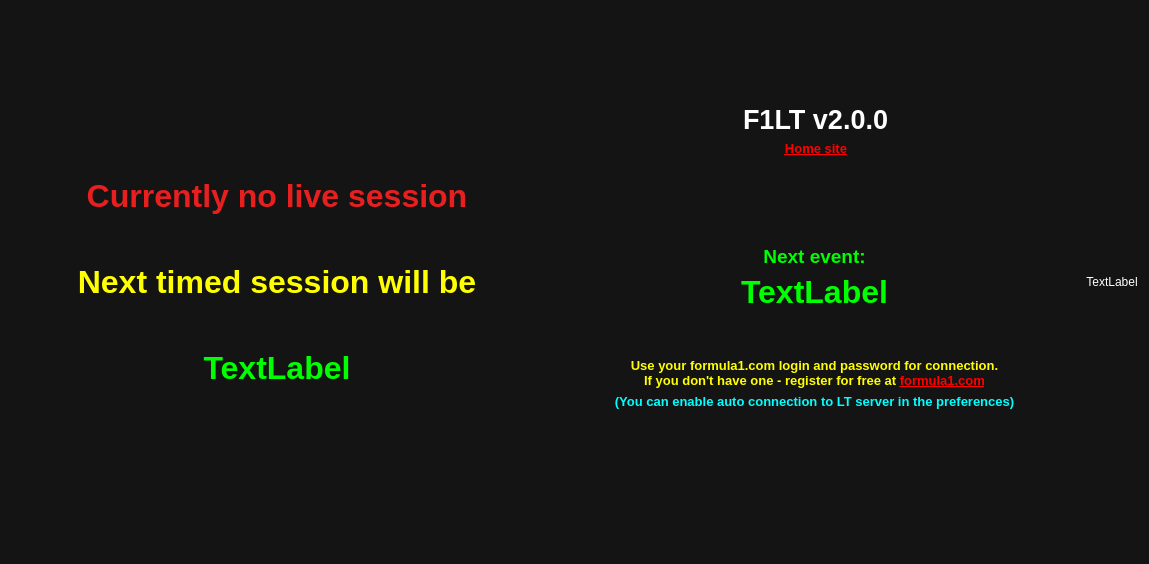
<?xml version="1.0" encoding="UTF-8"?>
<ui version="4.0">
 <class>NoSessionBoardWidgetClass</class>
 <widget class="QWidget" name="NoSessionBoardWidgetClass">
  <property name="geometry">
   <rect>
    <x>0</x>
    <y>0</y>
    <width>1149</width>
    <height>564</height>
   </rect>
  </property>
  <property name="palette">
   <palette>
    <active>
     <colorrole role="WindowText">
      <brush brushstyle="SolidPattern">
       <color alpha="255">
        <red>255</red>
        <green>255</green>
        <blue>255</blue>
       </color>
      </brush>
     </colorrole>
     <colorrole role="Button">
      <brush brushstyle="SolidPattern">
       <color alpha="255">
        <red>20</red>
        <green>20</green>
        <blue>20</blue>
       </color>
      </brush>
     </colorrole>
     <colorrole role="Light">
      <brush brushstyle="SolidPattern">
       <color alpha="255">
        <red>30</red>
        <green>30</green>
        <blue>30</blue>
       </color>
      </brush>
     </colorrole>
     <colorrole role="Midlight">
      <brush brushstyle="SolidPattern">
       <color alpha="255">
        <red>25</red>
        <green>25</green>
        <blue>25</blue>
       </color>
      </brush>
     </colorrole>
     <colorrole role="Dark">
      <brush brushstyle="SolidPattern">
       <color alpha="255">
        <red>10</red>
        <green>10</green>
        <blue>10</blue>
       </color>
      </brush>
     </colorrole>
     <colorrole role="Mid">
      <brush brushstyle="SolidPattern">
       <color alpha="255">
        <red>13</red>
        <green>13</green>
        <blue>13</blue>
       </color>
      </brush>
     </colorrole>
     <colorrole role="Text">
      <brush brushstyle="SolidPattern">
       <color alpha="255">
        <red>255</red>
        <green>255</green>
        <blue>255</blue>
       </color>
      </brush>
     </colorrole>
     <colorrole role="BrightText">
      <brush brushstyle="SolidPattern">
       <color alpha="255">
        <red>255</red>
        <green>255</green>
        <blue>255</blue>
       </color>
      </brush>
     </colorrole>
     <colorrole role="ButtonText">
      <brush brushstyle="SolidPattern">
       <color alpha="255">
        <red>255</red>
        <green>255</green>
        <blue>255</blue>
       </color>
      </brush>
     </colorrole>
     <colorrole role="Base">
      <brush brushstyle="SolidPattern">
       <color alpha="255">
        <red>0</red>
        <green>0</green>
        <blue>0</blue>
       </color>
      </brush>
     </colorrole>
     <colorrole role="Window">
      <brush brushstyle="SolidPattern">
       <color alpha="255">
        <red>20</red>
        <green>20</green>
        <blue>20</blue>
       </color>
      </brush>
     </colorrole>
     <colorrole role="Shadow">
      <brush brushstyle="SolidPattern">
       <color alpha="255">
        <red>0</red>
        <green>0</green>
        <blue>0</blue>
       </color>
      </brush>
     </colorrole>
     <colorrole role="AlternateBase">
      <brush brushstyle="SolidPattern">
       <color alpha="255">
        <red>10</red>
        <green>10</green>
        <blue>10</blue>
       </color>
      </brush>
     </colorrole>
     <colorrole role="ToolTipBase">
      <brush brushstyle="SolidPattern">
       <color alpha="255">
        <red>255</red>
        <green>255</green>
        <blue>220</blue>
       </color>
      </brush>
     </colorrole>
     <colorrole role="ToolTipText">
      <brush brushstyle="SolidPattern">
       <color alpha="255">
        <red>0</red>
        <green>0</green>
        <blue>0</blue>
       </color>
      </brush>
     </colorrole>
    </active>
    <inactive>
     <colorrole role="WindowText">
      <brush brushstyle="SolidPattern">
       <color alpha="255">
        <red>255</red>
        <green>255</green>
        <blue>255</blue>
       </color>
      </brush>
     </colorrole>
     <colorrole role="Button">
      <brush brushstyle="SolidPattern">
       <color alpha="255">
        <red>20</red>
        <green>20</green>
        <blue>20</blue>
       </color>
      </brush>
     </colorrole>
     <colorrole role="Light">
      <brush brushstyle="SolidPattern">
       <color alpha="255">
        <red>30</red>
        <green>30</green>
        <blue>30</blue>
       </color>
      </brush>
     </colorrole>
     <colorrole role="Midlight">
      <brush brushstyle="SolidPattern">
       <color alpha="255">
        <red>25</red>
        <green>25</green>
        <blue>25</blue>
       </color>
      </brush>
     </colorrole>
     <colorrole role="Dark">
      <brush brushstyle="SolidPattern">
       <color alpha="255">
        <red>10</red>
        <green>10</green>
        <blue>10</blue>
       </color>
      </brush>
     </colorrole>
     <colorrole role="Mid">
      <brush brushstyle="SolidPattern">
       <color alpha="255">
        <red>13</red>
        <green>13</green>
        <blue>13</blue>
       </color>
      </brush>
     </colorrole>
     <colorrole role="Text">
      <brush brushstyle="SolidPattern">
       <color alpha="255">
        <red>255</red>
        <green>255</green>
        <blue>255</blue>
       </color>
      </brush>
     </colorrole>
     <colorrole role="BrightText">
      <brush brushstyle="SolidPattern">
       <color alpha="255">
        <red>255</red>
        <green>255</green>
        <blue>255</blue>
       </color>
      </brush>
     </colorrole>
     <colorrole role="ButtonText">
      <brush brushstyle="SolidPattern">
       <color alpha="255">
        <red>255</red>
        <green>255</green>
        <blue>255</blue>
       </color>
      </brush>
     </colorrole>
     <colorrole role="Base">
      <brush brushstyle="SolidPattern">
       <color alpha="255">
        <red>0</red>
        <green>0</green>
        <blue>0</blue>
       </color>
      </brush>
     </colorrole>
     <colorrole role="Window">
      <brush brushstyle="SolidPattern">
       <color alpha="255">
        <red>20</red>
        <green>20</green>
        <blue>20</blue>
       </color>
      </brush>
     </colorrole>
     <colorrole role="Shadow">
      <brush brushstyle="SolidPattern">
       <color alpha="255">
        <red>0</red>
        <green>0</green>
        <blue>0</blue>
       </color>
      </brush>
     </colorrole>
     <colorrole role="AlternateBase">
      <brush brushstyle="SolidPattern">
       <color alpha="255">
        <red>10</red>
        <green>10</green>
        <blue>10</blue>
       </color>
      </brush>
     </colorrole>
     <colorrole role="ToolTipBase">
      <brush brushstyle="SolidPattern">
       <color alpha="255">
        <red>255</red>
        <green>255</green>
        <blue>220</blue>
       </color>
      </brush>
     </colorrole>
     <colorrole role="ToolTipText">
      <brush brushstyle="SolidPattern">
       <color alpha="255">
        <red>0</red>
        <green>0</green>
        <blue>0</blue>
       </color>
      </brush>
     </colorrole>
    </inactive>
    <disabled>
     <colorrole role="WindowText">
      <brush brushstyle="SolidPattern">
       <color alpha="255">
        <red>10</red>
        <green>10</green>
        <blue>10</blue>
       </color>
      </brush>
     </colorrole>
     <colorrole role="Button">
      <brush brushstyle="SolidPattern">
       <color alpha="255">
        <red>20</red>
        <green>20</green>
        <blue>20</blue>
       </color>
      </brush>
     </colorrole>
     <colorrole role="Light">
      <brush brushstyle="SolidPattern">
       <color alpha="255">
        <red>30</red>
        <green>30</green>
        <blue>30</blue>
       </color>
      </brush>
     </colorrole>
     <colorrole role="Midlight">
      <brush brushstyle="SolidPattern">
       <color alpha="255">
        <red>25</red>
        <green>25</green>
        <blue>25</blue>
       </color>
      </brush>
     </colorrole>
     <colorrole role="Dark">
      <brush brushstyle="SolidPattern">
       <color alpha="255">
        <red>10</red>
        <green>10</green>
        <blue>10</blue>
       </color>
      </brush>
     </colorrole>
     <colorrole role="Mid">
      <brush brushstyle="SolidPattern">
       <color alpha="255">
        <red>13</red>
        <green>13</green>
        <blue>13</blue>
       </color>
      </brush>
     </colorrole>
     <colorrole role="Text">
      <brush brushstyle="SolidPattern">
       <color alpha="255">
        <red>10</red>
        <green>10</green>
        <blue>10</blue>
       </color>
      </brush>
     </colorrole>
     <colorrole role="BrightText">
      <brush brushstyle="SolidPattern">
       <color alpha="255">
        <red>255</red>
        <green>255</green>
        <blue>255</blue>
       </color>
      </brush>
     </colorrole>
     <colorrole role="ButtonText">
      <brush brushstyle="SolidPattern">
       <color alpha="255">
        <red>10</red>
        <green>10</green>
        <blue>10</blue>
       </color>
      </brush>
     </colorrole>
     <colorrole role="Base">
      <brush brushstyle="SolidPattern">
       <color alpha="255">
        <red>20</red>
        <green>20</green>
        <blue>20</blue>
       </color>
      </brush>
     </colorrole>
     <colorrole role="Window">
      <brush brushstyle="SolidPattern">
       <color alpha="255">
        <red>20</red>
        <green>20</green>
        <blue>20</blue>
       </color>
      </brush>
     </colorrole>
     <colorrole role="Shadow">
      <brush brushstyle="SolidPattern">
       <color alpha="255">
        <red>0</red>
        <green>0</green>
        <blue>0</blue>
       </color>
      </brush>
     </colorrole>
     <colorrole role="AlternateBase">
      <brush brushstyle="SolidPattern">
       <color alpha="255">
        <red>20</red>
        <green>20</green>
        <blue>20</blue>
       </color>
      </brush>
     </colorrole>
     <colorrole role="ToolTipBase">
      <brush brushstyle="SolidPattern">
       <color alpha="255">
        <red>255</red>
        <green>255</green>
        <blue>220</blue>
       </color>
      </brush>
     </colorrole>
     <colorrole role="ToolTipText">
      <brush brushstyle="SolidPattern">
       <color alpha="255">
        <red>0</red>
        <green>0</green>
        <blue>0</blue>
       </color>
      </brush>
     </colorrole>
    </disabled>
   </palette>
  </property>
  <property name="windowTitle">
   <string>NoSessionBoardWidget</string>
  </property>
  <property name="autoFillBackground">
   <bool>true</bool>
  </property>
  <property name="styleSheet">
   <string notr="true"/>
  </property>
  <layout class="QHBoxLayout" name="horizontalLayout">
   <item>
    <widget class="QWidget" name="noSessionWidget" native="true">
     <property name="sizePolicy">
      <sizepolicy hsizetype="Expanding" vsizetype="Expanding">
       <horstretch>0</horstretch>
       <verstretch>0</verstretch>
      </sizepolicy>
     </property>
     <property name="baseSize">
      <size>
       <width>0</width>
       <height>0</height>
      </size>
     </property>
     <layout class="QHBoxLayout" name="horizontalLayout_3">
      <item>
       <layout class="QVBoxLayout" name="noSessionLayout">
        <property name="spacing">
         <number>50</number>
        </property>
        <item>
         <spacer name="verticalSpacer">
          <property name="orientation">
           <enum>Qt::Vertical</enum>
          </property>
          <property name="sizeHint" stdset="0">
           <size>
            <width>20</width>
            <height>40</height>
           </size>
          </property>
         </spacer>
        </item>
        <item>
         <widget class="QLabel" name="label">
          <property name="palette">
           <palette>
            <active>
             <colorrole role="WindowText">
              <brush brushstyle="SolidPattern">
               <color alpha="255">
                <red>231</red>
                <green>31</green>
                <blue>31</blue>
               </color>
              </brush>
             </colorrole>
             <colorrole role="Text">
              <brush brushstyle="SolidPattern">
               <color alpha="255">
                <red>255</red>
                <green>255</green>
                <blue>0</blue>
               </color>
              </brush>
             </colorrole>
            </active>
            <inactive>
             <colorrole role="WindowText">
              <brush brushstyle="SolidPattern">
               <color alpha="255">
                <red>231</red>
                <green>31</green>
                <blue>31</blue>
               </color>
              </brush>
             </colorrole>
             <colorrole role="Text">
              <brush brushstyle="SolidPattern">
               <color alpha="255">
                <red>255</red>
                <green>255</green>
                <blue>0</blue>
               </color>
              </brush>
             </colorrole>
            </inactive>
            <disabled>
             <colorrole role="WindowText">
              <brush brushstyle="SolidPattern">
               <color alpha="255">
                <red>10</red>
                <green>10</green>
                <blue>10</blue>
               </color>
              </brush>
             </colorrole>
             <colorrole role="Text">
              <brush brushstyle="SolidPattern">
               <color alpha="255">
                <red>10</red>
                <green>10</green>
                <blue>10</blue>
               </color>
              </brush>
             </colorrole>
            </disabled>
           </palette>
          </property>
          <property name="font">
           <font>
            <family>Arial</family>
            <pointsize>24</pointsize>
            <weight>75</weight>
            <bold>true</bold>
           </font>
          </property>
          <property name="text">
           <string>Currently no live session</string>
          </property>
          <property name="alignment">
           <set>Qt::AlignCenter</set>
          </property>
         </widget>
        </item>
        <item>
         <widget class="QLabel" name="label_2">
          <property name="palette">
           <palette>
            <active>
             <colorrole role="WindowText">
              <brush brushstyle="SolidPattern">
               <color alpha="255">
                <red>255</red>
                <green>255</green>
                <blue>0</blue>
               </color>
              </brush>
             </colorrole>
            </active>
            <inactive>
             <colorrole role="WindowText">
              <brush brushstyle="SolidPattern">
               <color alpha="255">
                <red>255</red>
                <green>255</green>
                <blue>0</blue>
               </color>
              </brush>
             </colorrole>
            </inactive>
            <disabled>
             <colorrole role="WindowText">
              <brush brushstyle="SolidPattern">
               <color alpha="255">
                <red>10</red>
                <green>10</green>
                <blue>10</blue>
               </color>
              </brush>
             </colorrole>
            </disabled>
           </palette>
          </property>
          <property name="font">
           <font>
            <family>Arial</family>
            <pointsize>24</pointsize>
            <weight>75</weight>
            <bold>true</bold>
           </font>
          </property>
          <property name="text">
           <string>Next timed session will be</string>
          </property>
          <property name="alignment">
           <set>Qt::AlignCenter</set>
          </property>
         </widget>
        </item>
        <item>
         <widget class="QLabel" name="sessionLabel">
          <property name="palette">
           <palette>
            <active>
             <colorrole role="WindowText">
              <brush brushstyle="SolidPattern">
               <color alpha="255">
                <red>0</red>
                <green>255</green>
                <blue>0</blue>
               </color>
              </brush>
             </colorrole>
            </active>
            <inactive>
             <colorrole role="WindowText">
              <brush brushstyle="SolidPattern">
               <color alpha="255">
                <red>0</red>
                <green>255</green>
                <blue>0</blue>
               </color>
              </brush>
             </colorrole>
            </inactive>
            <disabled>
             <colorrole role="WindowText">
              <brush brushstyle="SolidPattern">
               <color alpha="255">
                <red>10</red>
                <green>10</green>
                <blue>10</blue>
               </color>
              </brush>
             </colorrole>
            </disabled>
           </palette>
          </property>
          <property name="font">
           <font>
            <family>Arial</family>
            <pointsize>24</pointsize>
            <weight>75</weight>
            <bold>true</bold>
           </font>
          </property>
          <property name="text">
           <string>TextLabel</string>
          </property>
          <property name="alignment">
           <set>Qt::AlignCenter</set>
          </property>
         </widget>
        </item>
        <item>
         <spacer name="verticalSpacer_2">
          <property name="orientation">
           <enum>Qt::Vertical</enum>
          </property>
          <property name="sizeHint" stdset="0">
           <size>
            <width>20</width>
            <height>40</height>
           </size>
          </property>
         </spacer>
        </item>
       </layout>
      </item>
     </layout>
    </widget>
   </item>
   <item>
    <widget class="QWidget" name="startupWidget" native="true">
     <property name="sizePolicy">
      <sizepolicy hsizetype="Expanding" vsizetype="Expanding">
       <horstretch>0</horstretch>
       <verstretch>0</verstretch>
      </sizepolicy>
     </property>
     <layout class="QHBoxLayout" name="horizontalLayout_2">
      <item>
       <layout class="QVBoxLayout" name="startupLayout">
        <property name="spacing">
         <number>6</number>
        </property>
        <item>
         <spacer name="verticalSpacer_3">
          <property name="orientation">
           <enum>Qt::Vertical</enum>
          </property>
          <property name="sizeHint" stdset="0">
           <size>
            <width>20</width>
            <height>40</height>
           </size>
          </property>
         </spacer>
        </item>
        <item>
         <layout class="QHBoxLayout" name="horizontalLayout_4">
          <property name="bottomMargin">
           <number>0</number>
          </property>
          <item>
           <spacer name="horizontalSpacer">
            <property name="orientation">
             <enum>Qt::Horizontal</enum>
            </property>
            <property name="sizeHint" stdset="0">
             <size>
              <width>40</width>
              <height>20</height>
             </size>
            </property>
           </spacer>
          </item>
          <item>
           <widget class="QLabel" name="label_8">
            <property name="text">
             <string/>
            </property>
            <property name="pixmap">
             <pixmap resource="../icons/icons.qrc">:/ui_icons/icon.png</pixmap>
            </property>
           </widget>
          </item>
          <item>
           <layout class="QVBoxLayout" name="verticalLayout">
            <property name="rightMargin">
             <number>10</number>
            </property>
            <item>
             <spacer name="verticalSpacer_8">
              <property name="orientation">
               <enum>Qt::Vertical</enum>
              </property>
              <property name="sizeHint" stdset="0">
               <size>
                <width>20</width>
                <height>40</height>
               </size>
              </property>
             </spacer>
            </item>
            <item>
             <widget class="QLabel" name="versionLabel">
              <property name="font">
               <font>
                <pointsize>20</pointsize>
                <weight>75</weight>
                <bold>true</bold>
               </font>
              </property>
              <property name="text">
               <string>F1LT v2.0.0</string>
              </property>
             </widget>
            </item>
            <item>
             <widget class="QLabel" name="label_6">
              <property name="font">
               <font>
                <pointsize>10</pointsize>
                <weight>75</weight>
                <bold>true</bold>
               </font>
              </property>
              <property name="text">
               <string>&lt;html&gt;&lt;head/&gt;&lt;body&gt;&lt;p&gt;&lt;a href=&quot;http://f1lt.pl&quot;&gt;&lt;span style=&quot; text-decoration: underline; color:#ff0000;&quot;&gt;Home site&lt;/span&gt;&lt;/a&gt;&lt;/p&gt;&lt;/body&gt;&lt;/html&gt;</string>
              </property>
              <property name="textFormat">
               <enum>Qt::RichText</enum>
              </property>
              <property name="alignment">
               <set>Qt::AlignCenter</set>
              </property>
              <property name="openExternalLinks">
               <bool>true</bool>
              </property>
             </widget>
            </item>
            <item>
             <spacer name="verticalSpacer_9">
              <property name="orientation">
               <enum>Qt::Vertical</enum>
              </property>
              <property name="sizeHint" stdset="0">
               <size>
                <width>20</width>
                <height>40</height>
               </size>
              </property>
             </spacer>
            </item>
           </layout>
          </item>
          <item>
           <spacer name="horizontalSpacer_2">
            <property name="orientation">
             <enum>Qt::Horizontal</enum>
            </property>
            <property name="sizeHint" stdset="0">
             <size>
              <width>40</width>
              <height>20</height>
             </size>
            </property>
           </spacer>
          </item>
         </layout>
        </item>
        <item>
         <spacer name="verticalSpacer_7">
          <property name="orientation">
           <enum>Qt::Vertical</enum>
          </property>
          <property name="sizeHint" stdset="0">
           <size>
            <width>20</width>
            <height>40</height>
           </size>
          </property>
         </spacer>
        </item>
        <item>
         <widget class="QLabel" name="label_5">
          <property name="palette">
           <palette>
            <active>
             <colorrole role="WindowText">
              <brush brushstyle="SolidPattern">
               <color alpha="255">
                <red>0</red>
                <green>255</green>
                <blue>0</blue>
               </color>
              </brush>
             </colorrole>
            </active>
            <inactive>
             <colorrole role="WindowText">
              <brush brushstyle="SolidPattern">
               <color alpha="255">
                <red>0</red>
                <green>255</green>
                <blue>0</blue>
               </color>
              </brush>
             </colorrole>
            </inactive>
            <disabled>
             <colorrole role="WindowText">
              <brush brushstyle="SolidPattern">
               <color alpha="255">
                <red>10</red>
                <green>10</green>
                <blue>10</blue>
               </color>
              </brush>
             </colorrole>
            </disabled>
           </palette>
          </property>
          <property name="font">
           <font>
            <pointsize>14</pointsize>
            <weight>75</weight>
            <bold>true</bold>
           </font>
          </property>
          <property name="text">
           <string>Next event:</string>
          </property>
          <property name="alignment">
           <set>Qt::AlignCenter</set>
          </property>
         </widget>
        </item>
        <item>
         <widget class="QLabel" name="sessionLabel2">
          <property name="palette">
           <palette>
            <active>
             <colorrole role="WindowText">
              <brush brushstyle="SolidPattern">
               <color alpha="255">
                <red>0</red>
                <green>255</green>
                <blue>0</blue>
               </color>
              </brush>
             </colorrole>
            </active>
            <inactive>
             <colorrole role="WindowText">
              <brush brushstyle="SolidPattern">
               <color alpha="255">
                <red>0</red>
                <green>255</green>
                <blue>0</blue>
               </color>
              </brush>
             </colorrole>
            </inactive>
            <disabled>
             <colorrole role="WindowText">
              <brush brushstyle="SolidPattern">
               <color alpha="255">
                <red>10</red>
                <green>10</green>
                <blue>10</blue>
               </color>
              </brush>
             </colorrole>
            </disabled>
           </palette>
          </property>
          <property name="font">
           <font>
            <pointsize>24</pointsize>
            <weight>75</weight>
            <bold>true</bold>
           </font>
          </property>
          <property name="text">
           <string>TextLabel</string>
          </property>
          <property name="alignment">
           <set>Qt::AlignCenter</set>
          </property>
         </widget>
        </item>
        <item>
         <spacer name="verticalSpacer_5">
          <property name="orientation">
           <enum>Qt::Vertical</enum>
          </property>
          <property name="sizeHint" stdset="0">
           <size>
            <width>20</width>
            <height>40</height>
           </size>
          </property>
         </spacer>
        </item>
        <item>
         <widget class="QLabel" name="label_3">
          <property name="palette">
           <palette>
            <active>
             <colorrole role="WindowText">
              <brush brushstyle="SolidPattern">
               <color alpha="255">
                <red>255</red>
                <green>255</green>
                <blue>0</blue>
               </color>
              </brush>
             </colorrole>
             <colorrole role="Text">
              <brush brushstyle="SolidPattern">
               <color alpha="255">
                <red>255</red>
                <green>255</green>
                <blue>0</blue>
               </color>
              </brush>
             </colorrole>
             <colorrole role="Link">
              <brush brushstyle="SolidPattern">
               <color alpha="255">
                <red>255</red>
                <green>255</green>
                <blue>0</blue>
               </color>
              </brush>
             </colorrole>
            </active>
            <inactive>
             <colorrole role="WindowText">
              <brush brushstyle="SolidPattern">
               <color alpha="255">
                <red>255</red>
                <green>255</green>
                <blue>0</blue>
               </color>
              </brush>
             </colorrole>
             <colorrole role="Text">
              <brush brushstyle="SolidPattern">
               <color alpha="255">
                <red>255</red>
                <green>255</green>
                <blue>0</blue>
               </color>
              </brush>
             </colorrole>
             <colorrole role="Link">
              <brush brushstyle="SolidPattern">
               <color alpha="255">
                <red>255</red>
                <green>255</green>
                <blue>0</blue>
               </color>
              </brush>
             </colorrole>
            </inactive>
            <disabled>
             <colorrole role="WindowText">
              <brush brushstyle="SolidPattern">
               <color alpha="255">
                <red>10</red>
                <green>10</green>
                <blue>10</blue>
               </color>
              </brush>
             </colorrole>
             <colorrole role="Text">
              <brush brushstyle="SolidPattern">
               <color alpha="255">
                <red>10</red>
                <green>10</green>
                <blue>10</blue>
               </color>
              </brush>
             </colorrole>
             <colorrole role="Link">
              <brush brushstyle="SolidPattern">
               <color alpha="255">
                <red>255</red>
                <green>255</green>
                <blue>0</blue>
               </color>
              </brush>
             </colorrole>
            </disabled>
           </palette>
          </property>
          <property name="font">
           <font>
            <pointsize>10</pointsize>
            <weight>75</weight>
            <bold>true</bold>
           </font>
          </property>
          <property name="text">
           <string>&lt;html&gt;&lt;head/&gt;&lt;body&gt;&lt;p&gt;Use your formula1.com login and password for connection.  &lt;br/&gt;If you don't have one - register for free at &lt;a href=&quot;http://formula1.com&quot;&gt;&lt;span style=&quot; text-decoration: underline; color:#ff0000;&quot;&gt;formula1.com&lt;/span&gt;&lt;/a&gt;&lt;/p&gt;&lt;/body&gt;&lt;/html&gt;</string>
          </property>
          <property name="textFormat">
           <enum>Qt::AutoText</enum>
          </property>
          <property name="alignment">
           <set>Qt::AlignCenter</set>
          </property>
          <property name="openExternalLinks">
           <bool>true</bool>
          </property>
         </widget>
        </item>
        <item>
         <widget class="QLabel" name="label_4">
          <property name="palette">
           <palette>
            <active>
             <colorrole role="WindowText">
              <brush brushstyle="SolidPattern">
               <color alpha="255">
                <red>0</red>
                <green>255</green>
                <blue>255</blue>
               </color>
              </brush>
             </colorrole>
            </active>
            <inactive>
             <colorrole role="WindowText">
              <brush brushstyle="SolidPattern">
               <color alpha="255">
                <red>0</red>
                <green>255</green>
                <blue>255</blue>
               </color>
              </brush>
             </colorrole>
            </inactive>
            <disabled>
             <colorrole role="WindowText">
              <brush brushstyle="SolidPattern">
               <color alpha="255">
                <red>10</red>
                <green>10</green>
                <blue>10</blue>
               </color>
              </brush>
             </colorrole>
            </disabled>
           </palette>
          </property>
          <property name="font">
           <font>
            <pointsize>10</pointsize>
            <weight>75</weight>
            <bold>true</bold>
           </font>
          </property>
          <property name="text">
           <string>(You can enable auto connection to LT server in the preferences)</string>
          </property>
          <property name="alignment">
           <set>Qt::AlignCenter</set>
          </property>
         </widget>
        </item>
        <item>
         <spacer name="verticalSpacer_4">
          <property name="orientation">
           <enum>Qt::Vertical</enum>
          </property>
          <property name="sizeHint" stdset="0">
           <size>
            <width>20</width>
            <height>40</height>
           </size>
          </property>
         </spacer>
        </item>
        <item>
         <layout class="QVBoxLayout" name="verticalLayout_2">
          <property name="spacing">
           <number>0</number>
          </property>
          <property name="bottomMargin">
           <number>0</number>
          </property>
          <item>
           <layout class="QHBoxLayout" name="horizontalLayout_5">
            <property name="spacing">
             <number>0</number>
            </property>
            <property name="bottomMargin">
             <number>0</number>
            </property>
            <item>
             <widget class="QLabel" name="connectLabel">
              <property name="sizePolicy">
               <sizepolicy hsizetype="Fixed" vsizetype="Preferred">
                <horstretch>0</horstretch>
                <verstretch>0</verstretch>
               </sizepolicy>
              </property>
              <property name="text">
               <string/>
              </property>
              <property name="pixmap">
               <pixmap resource="../icons/icons.qrc">:/ui_icons/start-label-con.png</pixmap>
              </property>
              <property name="alignment">
               <set>Qt::AlignCenter</set>
              </property>
             </widget>
            </item>
           </layout>
          </item>
          <item>
           <layout class="QHBoxLayout" name="horizontalLayout_6">
            <property name="spacing">
             <number>0</number>
            </property>
            <property name="bottomMargin">
             <number>0</number>
            </property>
            <item>
             <widget class="QLabel" name="openLabel">
              <property name="sizePolicy">
               <sizepolicy hsizetype="Fixed" vsizetype="Preferred">
                <horstretch>0</horstretch>
                <verstretch>0</verstretch>
               </sizepolicy>
              </property>
              <property name="text">
               <string/>
              </property>
              <property name="pixmap">
               <pixmap resource="../icons/icons.qrc">:/ui_icons/start-label-open.png</pixmap>
              </property>
              <property name="alignment">
               <set>Qt::AlignCenter</set>
              </property>
             </widget>
            </item>
           </layout>
          </item>
          <item>
           <layout class="QHBoxLayout" name="horizontalLayout_7">
            <property name="spacing">
             <number>0</number>
            </property>
            <property name="bottomMargin">
             <number>0</number>
            </property>
            <item>
             <widget class="QLabel" name="loadLabel">
              <property name="sizePolicy">
               <sizepolicy hsizetype="Fixed" vsizetype="Preferred">
                <horstretch>0</horstretch>
                <verstretch>0</verstretch>
               </sizepolicy>
              </property>
              <property name="text">
               <string/>
              </property>
              <property name="pixmap">
               <pixmap resource="../icons/icons.qrc">:/ui_icons/start-label-load.png</pixmap>
              </property>
              <property name="alignment">
               <set>Qt::AlignCenter</set>
              </property>
             </widget>
            </item>
           </layout>
          </item>
         </layout>
        </item>
        <item>
         <spacer name="verticalSpacer_6">
          <property name="orientation">
           <enum>Qt::Vertical</enum>
          </property>
          <property name="sizeHint" stdset="0">
           <size>
            <width>20</width>
            <height>40</height>
           </size>
          </property>
         </spacer>
        </item>
       </layout>
      </item>
     </layout>
    </widget>
   </item>
   <item>
    <widget class="QLabel" name="trackMapLabel">
     <property name="text">
      <string>TextLabel</string>
     </property>
     <property name="alignment">
      <set>Qt::AlignCenter</set>
     </property>
    </widget>
   </item>
  </layout>
 </widget>
 <layoutdefault spacing="6" margin="11"/>
 <resources>
  <include location="../icons/icons.qrc"/>
 </resources>
 <connections/>
</ui>
